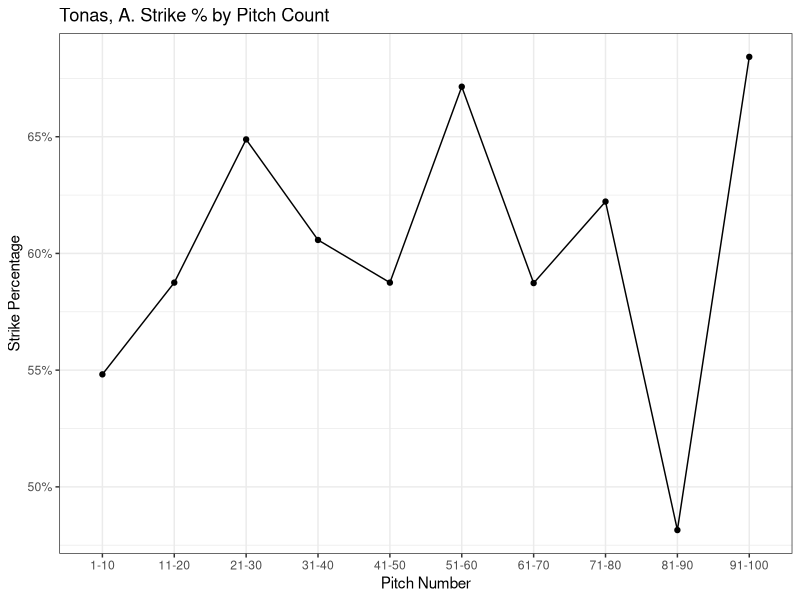
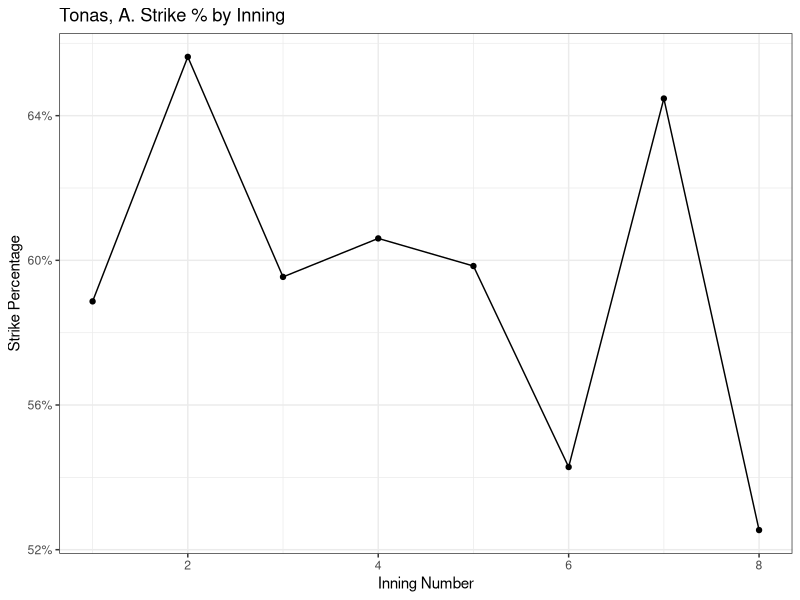
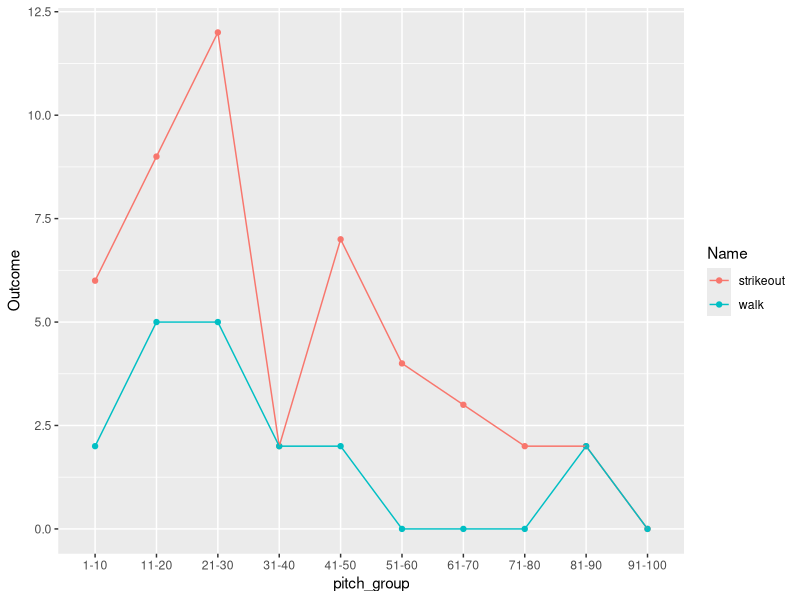

Write the R code that produced these figures, in order. (Note: this script raises an error after producing the figures.)
#source("import_synergy_data.R")
library(tidyverse)

d <- read_csv("../data/tonas2019-2021_clean.csv")

#Modify data set to include pitch counts

d <- d %>% 
		group_by(outing_id) %>% 
	mutate(
		pitch_num_by_outing = row_number()) %>% 
	ungroup() %>% 
	mutate(
		pitch_group_by_ten = (pitch_num_by_outing %/% 10) + 1,
		pg_b = pitch_group_by_ten * 10,
		pg_a = pg_b - 9,
		pitch_group = str_c(pg_a, pg_b, sep = "-")
		)

#Strike % across pitch counts

d_strikepct <- d %>% 
  mutate(
    strike = case_when(
      pitch_result %in% c("Strike Swinging", "Strike Taken", "Foul", "BIP") ~ 1,
      TRUE ~ 0
    )) 	 %>% 
	group_by(pitch_group) %>% 
	summarize(
		strike_pct = mean(strike),
		count = n(),
	)

pitcher <- unique(d$pitcher)

ggplot(d_strikepct) +
	geom_point(aes(x = pitch_group, y = strike_pct)) +
	geom_line(aes(x = pitch_group, y = strike_pct, group = 1)) +
	scale_y_continuous(labels = scales::percent) +
	labs(title = paste(pitcher, "Strike % by Pitch Count"), y = "Strike Percentage", x = "Pitch Number") +
	theme_bw()

#strike % across innings

d_strikepct_innings <- d %>% 
  mutate(
    strike = case_when(
      pitch_result %in% c("Strike Swinging", "Strike Taken", "Foul", "BIP") ~ 1,
      TRUE ~ 0
    )) 	 %>% 
  group_by(inning_num) %>% 
  summarize(
    strike_pct = mean(strike),
    count = n(),
  )

pitcher <- unique(d$pitcher)

ggplot(d_strikepct_innings) +
  geom_point(aes(x = inning_num, y = strike_pct)) +
  geom_line(aes(x = inning_num, y = strike_pct, group = 1)) +
  scale_y_continuous(labels = scales::percent) +
  labs(title = paste(pitcher, "Strike % by Inning"), y = "Strike Percentage", x = "Inning Number") +
  theme_bw()


#Ks and BBs by pitch count

d <- d %>% 
  mutate(
    strikeout = case_when(
      non_bip_result %in% c("Strikeout") ~ 1,
      TRUE ~ 0
    )) %>% 
  mutate(
    walk = case_when(
      non_bip_result %in% c("Walk") ~ 1,
      TRUE ~ 0
    ))


dk <- d %>% 
  group_by(pitch_group) %>% 
  summarize(
    Outcome = sum(strikeout),
    Name = "strikeout"
  )

dbb <- d %>% 
  group_by(pitch_group) %>% 
  summarize(
    Outcome = sum(walk),
    Name = "walk"
  ) 

d_ksandbbs <- rbind(dk, dbb)

ggplot(d_ksandbbs, aes(x = pitch_group, y = Outcome, group = Name, color = Name)) +
  geom_point() +
  geom_line()
			
#does he have more strikeouts at the beginning because he threw more pitches


# Batting Average Aggregation ---------------------------------------------

d_ba <- d %>% 
    group_by(outing_id, pa_id) %>% 
    summarize(no_result = sum(!is.na(bip_result)) + sum(!is.na(non_bip_result)))

assertthat::assert_that(all(d_ba$no_result == 1))
# fix later


d_ba <- d %>% 
    filter(!is.na(bip_result) | !is.na(non_bip_result)) %>% 
    group_by(pitch_group, outing_id, pa_id) %>% 
    summarize(
        pa_outcome = if_else(!is.na(bip_result), bip_result, non_bip_result)
    ) %>% 
    mutate( # this is what changes for slugging and OBP
        ba_bin = case_when(
            pa_outcome %in% c(
                "Single",
                "Double",
                "Home Run"
            ) ~ 1,
            pa_outcome %in% c(
                "Flyout",
                "Strikeout",
                "Groundout",
                "Lineout",
                "Lined Into Double Play"
            ) ~ 0,
            pa_outcome == "Walk" ~ NA_real_,
            TRUE ~ NA_real_
            # do this for all
        )
    )

d_ba_collapsed <- d_ba %>% 
    group_by(pitch_group) %>% 
    summarize(
        Outcome = mean(ba_bin, na.rm = T),
        Name = ".AVG"
    )


# Slugging Percentage Aggregation --------------------------------------------------------------------

d_slg <- d %>% 
  group_by(outing_id, pa_id) %>% 
  summarize(no_result = sum(!is.na(bip_result)) + sum(!is.na(non_bip_result)))

assertthat::assert_that(all(d_slg$no_result == 1))
# fix later


d_slg <- d %>% 
  filter(!is.na(bip_result) | !is.na(non_bip_result)) %>% 
  group_by(pitch_group, outing_id, pa_id) %>% 
  summarize(
    pa_outcome = if_else(!is.na(bip_result), bip_result, non_bip_result)
  ) %>% 
  mutate( 
    single_bin = case_when(
      pa_outcome %in% c("Single") ~ 1,
      TRUE ~ 0),
    double_bin = case_when(
      pa_outcome %in% c("Double") ~ 1,
      TRUE ~ 0),
    triple_bin = case_when(
      pa_outcome %in% c("Triple") ~ 1,
      TRUE ~ 0),
    hr_bin = case_when(
      pa_outcome %in% c("Home Run") ~ 1,
      TRUE ~ 0),
    at_bat = case_when(
      pa_outcome %in% c("Walk", "Sacrifice Bunt") ~ 0,
      TRUE ~ 1)
  )

d_slg_collapsed <- d_slg %>% 
  group_by(pitch_group) %>% 
  summarize(
    Outcome = (sum(single_bin) + 2*sum(double_bin) + 3*sum(triple_bin) + 4*sum(hr_bin))/sum(at_bat),
    Name = ".SLG"
  )


# On Base Percentage Aggregation --------------------------------------------------------------------

d_obp <- d %>% 
  group_by(outing_id, pa_id) %>% 
  summarize(no_result = sum(!is.na(bip_result)) + sum(!is.na(non_bip_result)))

assertthat::assert_that(all(d_obp$no_result == 1))
# fix later


d_obp <- d %>% 
  filter(!is.na(bip_result) | !is.na(non_bip_result)) %>% 
  group_by(pitch_group, outing_id, pa_id) %>% 
  summarize(
    pa_outcome = if_else(!is.na(bip_result), bip_result, non_bip_result)
  ) %>% 
  mutate( # this is what changes for slugging and OBP
    obp_bin = case_when(
      pa_outcome %in% c(
        "Single",
        "Double",
        "Home Run",
        "Walk"
      ) ~ 1,
      pa_outcome %in% c(
        "Flyout",
        "Strikeout",
        "Groundout",
        "Lineout",
        "Lined Into Double Play"
      ) ~ 0,
      TRUE ~ NA_real_
      # do this for all
    )
  )

d_obp_collapsed <- d_obp %>% 
  group_by(pitch_group) %>% 
  summarize(
    Outcome = mean(obp_bin, na.rm = T),
    Name = ".OBP"
  )

#Graph for performance by pitch count -------------------------------------------------------------

dpitchperf <- rbind(d_ba_collapsed, d_slg_collapsed, d_obp_collapsed)

ggplot(dpitchperf, aes(x = pitch_group, y = Outcome, group = Name, color = Name)) +
  geom_point() +
  geom_line()
